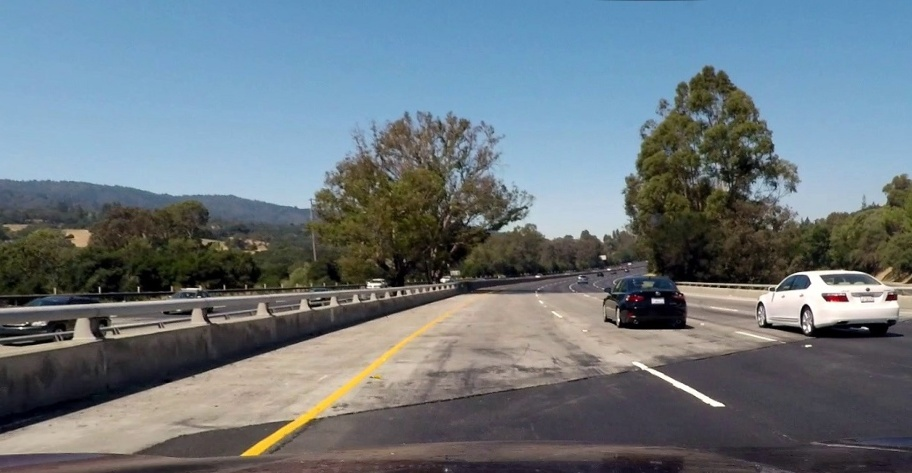
#> input picture Zadatak/undistorted/challange00101.jpg, 912 x 473 px
$ python video_pipeline.py   (older library calls are emulated)
#> lines starting #> are read from the running program, lines starting #| are printed output that depends on the picture; after the words box and inside, x2 and y2 are one past the last pixel; in counts of white or black regions, pixels touching at a corner belong together
#> further down, img is the input picture: shape (473, 912, 3); mean B, G, R 126.7, 119.2, 107.4
### Zadatak/thresholding.py
import cv2
import numpy as np
import glob
import os

def perform_gradient_thresholding(img):
    # Convert the image to grayscale
    gray = cv2.cvtColor(img, cv2.COLOR_BGR2GRAY)
    # Apply Gaussian blur to reduce noise and improve edge detection
    blurred = cv2.GaussianBlur(gray, (5, 5), 0)
    # Use Sobel operator to calculate gradients in x direction
    sobelx = cv2.Sobel(blurred, cv2.CV_64F, 1, 0, ksize=3)
    # Calculate the magnitude of the gradient
    gradient_magnitude = np.sqrt(sobelx**2)
    # Scale the gradient to 8-bit for thresholding
    scaled_gradient = np.uint8(255 * gradient_magnitude / np.max(gradient_magnitude))
    # Apply binary thresholding to create a binary image
    _, binary_image = cv2.threshold(scaled_gradient, 60, 255, cv2.THRESH_BINARY)
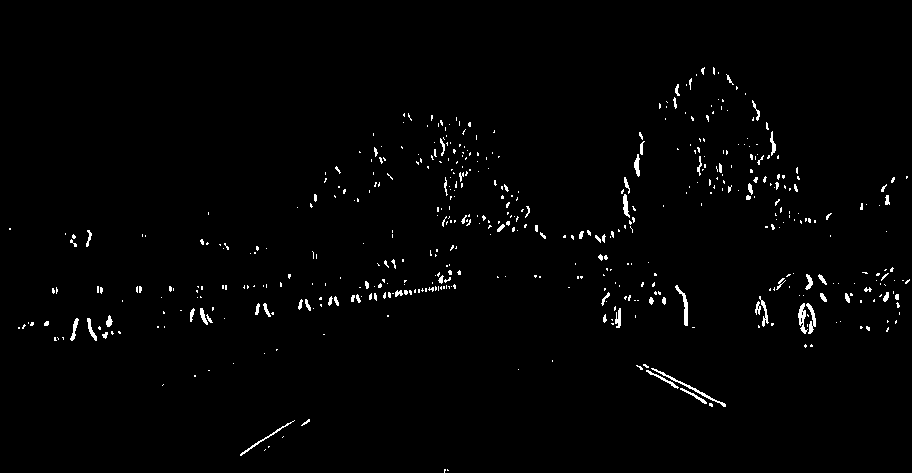
#> binary_image: shape (473, 912); 1.4% white in thin lines or dots, all inside (x1, y1, x2, y2) = (9, 67, 910, 473)

    return binary_image

def perform_color_thresholding_white(img):

    # Convert the image to HSV color space
    hsv = cv2.cvtColor(img, cv2.COLOR_BGR2HSV)
#> hsv: shape (473, 912, 3); mean H, S, V 75.5, 73.7, 137

    # Define the lower and upper bounds for white color in HSV
    lower_white = np.array([0, 0, 200])
    upper_white = np.array([255, 30, 255])

    # Create a mask for white color
    mask_white = cv2.inRange(hsv, lower_white, upper_white)
#> mask_white: shape (473, 912); 1.6% white; 171 white regions (157 under 20 px), largest, box (x1, y1, x2, y2) and area: (758, 270, 899, 325) 3801, (501, 208, 630, 242) 1561, (632, 360, 725, 406) 449

    return mask_white

def perform_color_thresholding_yellow(img):

    # Convert the image to HSV color space
    hsv = cv2.cvtColor(img, cv2.COLOR_BGR2HSV)

    # Define the lower and upper bounds for yellow color in HSV
    lower_yellow = np.array([20, 100, 100])
    upper_yellow = np.array([30, 255, 255])

    # Create a mask for yellow color
    mask_yellow = cv2.inRange(hsv, lower_yellow, upper_yellow)
#> mask_yellow: shape (473, 912); 0.61% white; 120 white regions (111 under 20 px), largest, box (x1, y1, x2, y2) and area: (240, 325, 428, 459) 1882, (875, 208, 891, 223) 97, (841, 218, 855, 230) 72

    return mask_yellow


for path in glob.glob('undistorted/*.jpg'):
    img = cv2.imread(path)

    gradient_thresh = perform_gradient_thresholding(img)

    white_color_thresh = perform_color_thresholding_white(img)

    yellow_color_thresh = perform_color_thresholding_yellow(img)

    # Combine color and gradient thresholds using bitwise OR
    combined_thresh = cv2.bitwise_or(gradient_thresh, cv2.bitwise_or(white_color_thresh, yellow_color_thresh))
#> combined_thresh: shape (473, 912); 3.4% white; 626 white regions (547 under 20 px), largest, box (x1, y1, x2, y2) and area: (755, 270, 900, 334) 4313, (240, 325, 428, 459) 1906, (497, 194, 632, 243) 1903
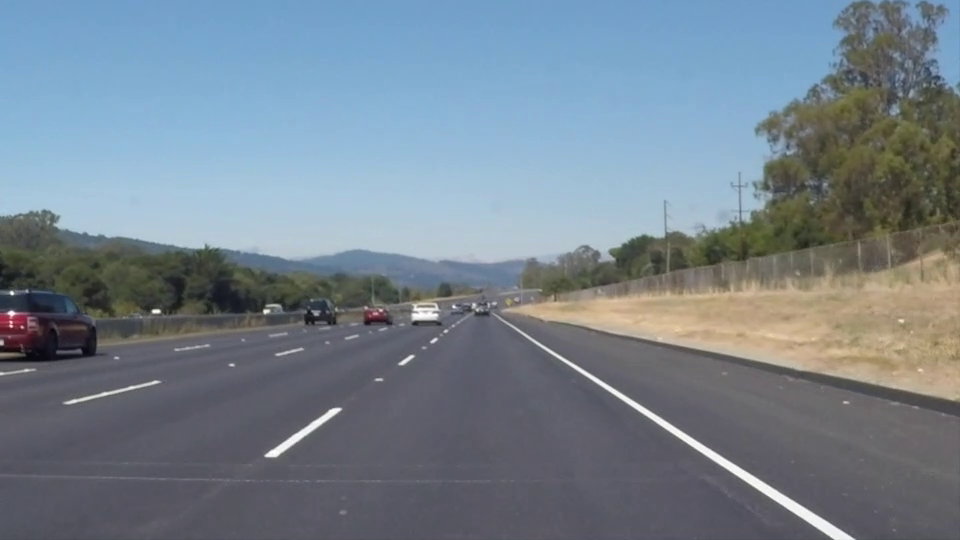
#> input picture frame 22 of Zadatak/test_videos/project_video01.mp4, 960 x 540 px
#> further down, frame is the input picture: shape (540, 960, 3); mean B, G, R 141.9, 130.7, 117.7


    # Save the image
    img_name = os.path.basename(path)
    cv2.imwrite(f'thresholded/{img_name}', combined_thresh)

### Zadatak/perspective_transform.py
import cv2
import numpy as np
import glob
import os

h_ROI_factor = 13/20

w_top_left_ROI_factor = 9.5/20
w_top_right_ROI_factor = 5.5/10
w_bot_right_ROI_factor = 8/10
w_bot_left_ROI_factor = 3/12

def warper(img, src, dst):

    img_size = (img.shape[1], img.shape[0])
    M = cv2.getPerspectiveTransform(src, dst)
    warped = cv2.warpPerspective(img, M, img_size, flags=cv2.INTER_NEAREST)  # keep the same size as the input image

    # Draw the source points on the original image
    cv2.polylines(img, [np.int32(src)], isClosed=True, color=(0, 255, 0), thickness=3)

    return warped, img


for path in glob.glob('thresholded/*.jpg'):

    #Load thresholded image
    img = cv2.imread(path)


    img_size = (img.shape[1], img.shape[0])
    src = np.float32(
    [[(img_size[0] * w_top_left_ROI_factor), img_size[1] * h_ROI_factor],
    [(img_size[0] * w_bot_left_ROI_factor), img_size[1]],
    [(img_size[0] * w_bot_right_ROI_factor), img_size[1]],
    [(img_size[0] * w_top_right_ROI_factor), img_size[1] * h_ROI_factor ]])
    dst = np.float32(
    [[(img_size[0] / 4), 0],
    [(img_size[0] / 4), img_size[1]],
    [(img_size[0] * 3 / 4), img_size[1]],
    [(img_size[0] * 3 / 4), 0]])

    # Apply the perspective transform
    warped_binary, img_with_src = warper(img, src, dst)

    # Save the images
    img_name = os.path.basename(path)
    cv2.imwrite(f'perspective_transformed/{img_name}', warped_binary)
    cv2.imwrite(f'with_src/{img_name}', img_with_src)

### Zadatak/lane_detection.py
import cv2
import numpy as np
import matplotlib.pyplot as plt
import glob
import os

# Define conversions in x and y from pixels space to meters
ym_per_pix = 30/720  # meters per pixel in y dimension
xm_per_pix = 3.7/700  # meters per pixel in x dimension


def find_lane_pixels(binary_warped):
    # Take a histogram of the bottom half of the image
    histogram = np.sum(binary_warped[binary_warped.shape[0] // 2:, :], axis=0)

    # Create an output image to draw on and visualize the result
    out_img = np.dstack((binary_warped, binary_warped, binary_warped)) * 255

    # Find the peak of the left and right halves of the histogram
    midpoint = int(histogram.shape[0] // 2)
    leftx_base = np.argmax(histogram[:midpoint])
    rightx_base = np.argmax(histogram[midpoint:]) + midpoint

    # Set the number of sliding windows
    nwindows = 9
    # Set the width of the windows +/- margin
    margin = 100
    # Set minimum number of pixels found to recenter window
    minpix = 50

    # Set height of windows - based on nwindows above and image shape
    window_height = int(binary_warped.shape[0] // nwindows)
    # Identify the x and y positions of all nonzero pixels in the image
    nonzero = binary_warped.nonzero()
    nonzeroy = np.array(nonzero[0])
    nonzerox = np.array(nonzero[1])
    # Current positions to be updated later for each window in nwindows
    leftx_current = leftx_base
    rightx_current = rightx_base

    # Create empty lists to receive left and right lane pixel indices
    left_lane_inds = []
    right_lane_inds = []

    # Step through the windows one by one
    for window in range(nwindows):
        # Identify window boundaries in x and y (and right and left)
        win_y_low = binary_warped.shape[0] - (window + 1) * window_height
        win_y_high = binary_warped.shape[0] - window * window_height
        win_xleft_low = leftx_current - margin
        win_xleft_high = leftx_current + margin
        win_xright_low = rightx_current - margin
        win_xright_high = rightx_current + margin

        # Identify the nonzero pixels in x and y within the window
        good_left_inds = ((nonzeroy >= win_y_low) & (nonzeroy < win_y_high) &
                          (nonzerox >= win_xleft_low) & (nonzerox < win_xleft_high)).nonzero()[0]
        good_right_inds = ((nonzeroy >= win_y_low) & (nonzeroy < win_y_high) &
                           (nonzerox >= win_xright_low) & (nonzerox < win_xright_high)).nonzero()[0]

        # Append these indices to the lists
        left_lane_inds.append(good_left_inds)
        right_lane_inds.append(good_right_inds)

        # If found > minpix pixels, recenter next window on their mean position
        if len(good_left_inds) > minpix:
            leftx_current = int(np.mean(nonzerox[good_left_inds]))
        if len(good_right_inds) > minpix:
            rightx_current = int(np.mean(nonzerox[good_right_inds]))

    # Concatenate the arrays of indices (previously was a list of lists of pixels)
    left_lane_inds = np.concatenate(left_lane_inds)
    right_lane_inds = np.concatenate(right_lane_inds)

    # Extract left and right line pixel positions
    leftx = nonzerox[left_lane_inds]
    lefty = nonzeroy[left_lane_inds]
    rightx = nonzerox[right_lane_inds]
    righty = nonzeroy[right_lane_inds]

    return leftx, lefty, rightx, righty, out_img

# [23 lines left out: function fit_polynomial, not called in this run]

def measure_curvature_real(left_fitx, right_fitx, ploty):

    # Fit new polynomials to x,y in world space
    left_fit_cr = np.polyfit(ploty * ym_per_pix, left_fitx * xm_per_pix, 2)
    right_fit_cr = np.polyfit(ploty * ym_per_pix, right_fitx * xm_per_pix, 2)

    # Define y-value where we want radius of curvature
    y_eval = np.max(ploty)

    # Calculate the radii of curvature
    left_curverad = ((1 + (2 * left_fit_cr[0] * y_eval * ym_per_pix + left_fit_cr[1])**2) ** 1.5) / np.absolute(2 * left_fit_cr[0])
    right_curverad = ((1 + (2 * right_fit_cr[0] * y_eval * ym_per_pix + right_fit_cr[1])**2) ** 1.5) / np.absolute(2 * right_fit_cr[0])

    return left_curverad, right_curverad

def measure_vehicle_position(left_fitx, right_fitx, ploty, image_width):
    # Calculate the position of the vehicle with respect to the center
    lane_center_pixel = (left_fitx[-1] + right_fitx[-1]) / 2
    center_of_image = image_width / 2
    vehicle_position = (lane_center_pixel - center_of_image) * xm_per_pix

    return vehicle_position

def warp_lane_boundaries(undistorted, binary_warped, left_fitx, right_fitx, ploty):
    # Create an image to draw the lane lines on
    warp_zero = np.zeros_like(binary_warped).astype(np.uint8)
    color_warp = np.dstack((warp_zero, warp_zero, warp_zero))

    h_ROI_factor = 13/20
    w_top_left_ROI_factor = 9.5/20
    w_top_right_ROI_factor = 5.5/10
    w_bot_right_ROI_factor = 8/10
    w_bot_left_ROI_factor = 3/12

    # Recast x and y points into usable format for cv2.fillPoly()
    pts_left = np.array([np.transpose(np.vstack([left_fitx, ploty]))])
    pts_right = np.array([np.flipud(np.transpose(np.vstack([right_fitx, ploty])))])
    pts = np.hstack((pts_left, pts_right))

    # Draw the lane onto the warped blank image
    cv2.fillPoly(color_warp, np.int_([pts]), (0, 255, 0))

    img_size = (undistorted.shape[1], undistorted.shape[0])
    src = np.float32(
    [[(img_size[0] * w_top_left_ROI_factor), img_size[1] * h_ROI_factor],
    [(img_size[0] * w_bot_left_ROI_factor), img_size[1]],
    [(img_size[0] * w_bot_right_ROI_factor), img_size[1]],
    [(img_size[0] * w_top_right_ROI_factor), img_size[1] * h_ROI_factor ]])
    dst = np.float32(
    [[(img_size[0] / 4), 0],
    [(img_size[0] / 4), img_size[1]],
    [(img_size[0] * 3 / 4), img_size[1]],
    [(img_size[0] * 3 / 4), 0]])

    # Warp the blank back to original image space using inverse perspective matrix (Minv)
    Minv = cv2.getPerspectiveTransform(dst, src)  # Assuming you have 'src' and 'dst' defined from the perspective transform
    newwarp = cv2.warpPerspective(color_warp, Minv, (undistorted.shape[1], undistorted.shape[0]))

    # Combine the result with the original image
    result = cv2.addWeighted(undistorted, 1, newwarp, 0.3, 0)

    return result

for path in glob.glob('perspective_transformed/*.jpg'):
    binary_warped = cv2.imread(path, cv2.IMREAD_GRAYSCALE)
    fig, left_fitx, right_fitx, ploty, out_img = fit_polynomial(binary_warped)

    # Measure curvature
    left_curveread, right_curveread = measure_curvature_real(left_fitx, right_fitx, ploty)

    # Measure vehicle position
    vehicle_position = measure_vehicle_position(left_fitx, right_fitx, ploty, binary_warped.shape[1])

    # Print curvatures and vehicle position on plot
    lcr = int(left_curveread)
    rcr = int(right_curveread)
    vp = "{:.2f}".format(abs(vehicle_position))
    plt.text(400, 100, f'Left curvature radius: {lcr}m \n Right curvature radius: {rcr}m', color='green')
    plt.text(400, 200, f'Vehicle position: {vp}m from center', color='green')

    # Save detected lanes
    img_name = os.path.basename(path)
    plt.savefig(f'lane_boundary_detected/{img_name}')
    plt.close(fig)

    undistorted = cv2.imread(f'undistorted/{img_name}')

    # Warp the detected lane boundaries back onto the original image
    result = warp_lane_boundaries(undistorted, binary_warped, left_fitx, right_fitx, ploty)

    textLCR = f'Left curvature radius: {lcr}m'
    textRCR = f'Right curvature radius: {rcr}m'
    textVP =  f'Vehicle position: {vp}m from center'

    cv2.putText(result, textLCR, (50,50), cv2.FONT_HERSHEY_SIMPLEX, 0.5, (0, 0, 255), 2)
    cv2.putText(result, textRCR, (50,75), cv2.FONT_HERSHEY_SIMPLEX, 0.5, (0, 0, 255), 2)
    cv2.putText(result, textVP, (50,100), cv2.FONT_HERSHEY_SIMPLEX, 0.5, (0, 0, 255), 2)


    cv2.imwrite(f'warped_back/{img_name}', result)


cv2.destroyAllWindows()

### Zadatak/video_pipeline.py
import cv2
import numpy as np
from thresholding import perform_color_thresholding_yellow, perform_color_thresholding_white, perform_gradient_thresholding
from perspective_transform import warper
from lane_detection import find_lane_pixels, measure_curvature_real, measure_vehicle_position, warp_lane_boundaries
import os

h_ROI_factor = 13/20
w_top_left_ROI_factor = 9.5/20
w_top_right_ROI_factor = 5.5/10
w_bot_right_ROI_factor = 8/10
w_bot_left_ROI_factor = 3/12

class LaneHistory:
    def __init__(self):
        self.left_fits = []
        self.right_fits = []


    def update_history(self, left_fit, right_fit):
        # Keep a fixed-size history (e.g., last 5 frames)
        history_size = 10
        self.left_fits.append(left_fit)
        self.right_fits.append(right_fit)
        if len(self.left_fits) > history_size:
            self.left_fits.pop(0)
            self.right_fits.pop(0)

    def get_smoothed_coefficients(self):
        # Average coefficients over the history
        left_fit_avg = np.mean(self.left_fits, axis=0)
        right_fit_avg = np.mean(self.right_fits, axis=0)
        return left_fit_avg, right_fit_avg


def is_deviation_strong(left_fit, right_fit, lane_history, threshold):
    # Check if the deviation from the average of the last few frames is strong
    avg_left_fit, avg_right_fit = lane_history.get_smoothed_coefficients()
    left_deviation = np.mean(np.abs(left_fit - avg_left_fit))
    right_deviation = np.mean(np.abs(right_fit - avg_right_fit))

    return left_deviation > threshold or right_deviation > threshold

# Needed to have variant without plotting
def fit_polynomial(img):
    # Find our lane pixels first
    leftx, lefty, rightx, righty, _ = find_lane_pixels(img)

    # If no lines are detected in the current frame, use the history
    if len(leftx) == 0 or len(rightx) == 0 :
        left_fit_smoothed, right_fit_smoothed = lane_history.get_smoothed_coefficients()

        # Generate x values
        ploty = np.linspace(0, img.shape[0] - 1, img.shape[0])
        left_fitx = left_fit_smoothed[0] * ploty**2 + left_fit_smoothed[1] * ploty + left_fit_smoothed[2]
        right_fitx = right_fit_smoothed[0] * ploty**2 + right_fit_smoothed[1] * ploty + right_fit_smoothed[2]

        return left_fitx, right_fitx, ploty

    # Fit a second-order polynomial to each using `np.polyfit`
    left_fit = np.polyfit(lefty, leftx, 2)
    right_fit = np.polyfit(righty, rightx, 2)

    if is_deviation_strong(left_fit, right_fit, lane_history, 150):
        left_fit_smoothed, right_fit_smoothed = lane_history.get_smoothed_coefficients()

        # Generate x values
        ploty = np.linspace(0, img.shape[0] - 1, img.shape[0])
        left_fitx = left_fit_smoothed[0] * ploty**2 + left_fit_smoothed[1] * ploty + left_fit_smoothed[2]
        right_fitx = right_fit_smoothed[0] * ploty**2 + right_fit_smoothed[1] * ploty + right_fit_smoothed[2]

        return left_fitx, right_fitx, ploty


    # Update the lane history
    lane_history.update_history(left_fit, right_fit)

    # Smooth coefficients over the history
    left_fit_smoothed, right_fit_smoothed = lane_history.get_smoothed_coefficients()

    # Generate x values
    ploty = np.linspace(0, img.shape[0] - 1, img.shape[0])
    left_fitx = left_fit[0] * ploty**2 + left_fit[1] * ploty + left_fit[2]
    right_fitx = right_fit[0] * ploty**2 + right_fit[1] * ploty + right_fit[2]


    return left_fitx, right_fitx, ploty

def undistort(img):
    calibration = np.load('camera_cal/calib.npz')
#> (reads Zadatak/camera_cal/calib.npz from the repository)
    mtx = calibration['mtx']
    dist = calibration['dist']
    rvecs = calibration['rvecs']
    tvecs = calibration['tvecs']

    h, w = img.shape[:2]

    # Obtain the new camera matrix and undistort the image
    newCameraMtx, roi = cv2.getOptimalNewCameraMatrix(mtx, dist, (w, h), 1, (w, h))
    undistortedImg = cv2.undistort(img, mtx, dist, None, newCameraMtx)
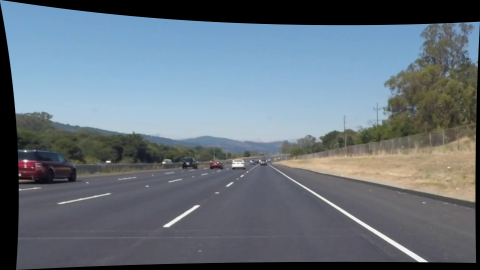
#> undistortedImg: shape (540, 960, 3) (shown at 1/2 size); mean B, G, R 125.2, 114.5, 102.2

    # crop and save the image
    x, y, w, h = roi
    croppedImg = undistortedImg[y:y+h, x:x+w]
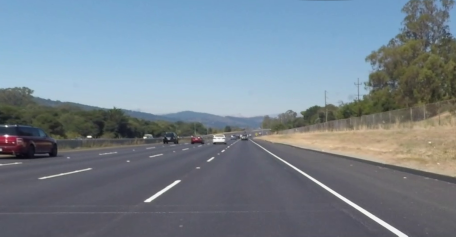
#> croppedImg: shape (473, 912, 3) (shown at 1/2 size); mean B, G, R 142.2, 130.7, 117.5

    return croppedImg


def thresholding(img):
    gradient_thresh = perform_gradient_thresholding(img)
#> in perform_gradient_thresholding (call 4), `gray = cv2.cvtColor(img, cv2.COLOR_BGR2GRAY)`:
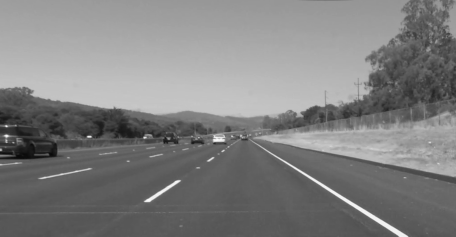
#> gray: shape (473, 912) (shown at 1/2 size); min 9, max 254, mean 128
#> in perform_gradient_thresholding (call 4), `sobelx = cv2.Sobel(blurred, cv2.CV_64F, 1, 0, ksize=3)`:
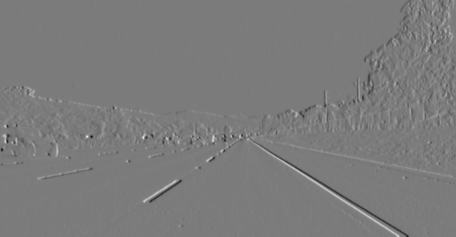
#> sobelx: shape (473, 912) float64 (shown at 1/2 size); min -295, max 312, mean 0; drawn with min black and max white
#> in perform_gradient_thresholding (call 4), `gradient_magnitude = np.sqrt(sobelx**2)`:
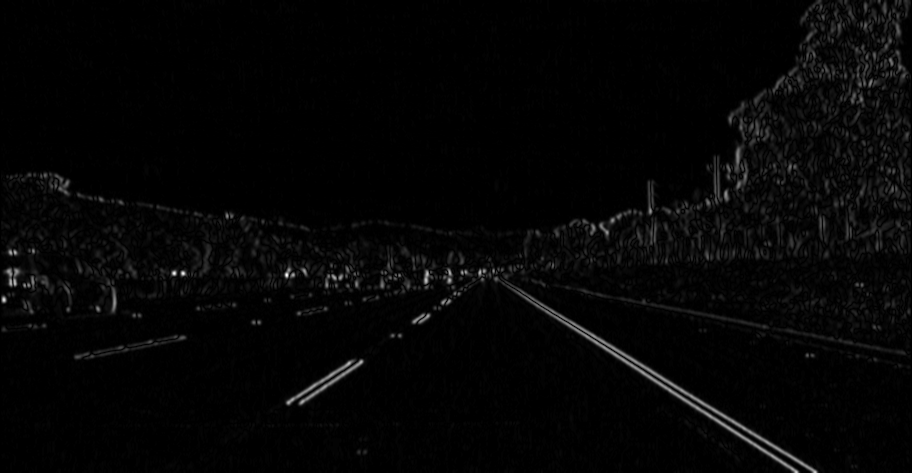
#> gradient_magnitude: shape (473, 912) float64; min 0, max 312, mean 6.9; drawn with min black and max white
#> (the rest of the program and of its run is left out)
